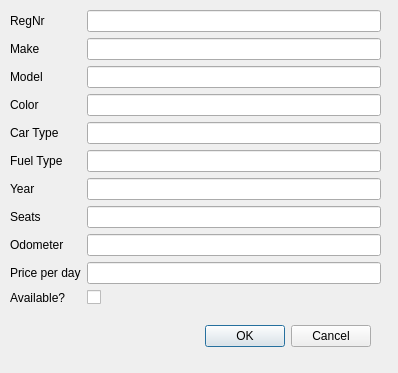
<?xml version="1.0" encoding="UTF-8"?>
<ui version="4.0">
 <class>CarDialog</class>
 <widget class="QDialog" name="CarDialog">
  <property name="geometry">
   <rect>
    <x>0</x>
    <y>0</y>
    <width>398</width>
    <height>373</height>
   </rect>
  </property>
  <property name="windowTitle">
   <string>Dialog</string>
  </property>
  <widget class="QDialogButtonBox" name="buttonBox">
   <property name="geometry">
    <rect>
     <x>30</x>
     <y>320</y>
     <width>341</width>
     <height>32</height>
    </rect>
   </property>
   <property name="orientation">
    <enum>Qt::Horizontal</enum>
   </property>
   <property name="standardButtons">
    <set>QDialogButtonBox::Cancel|QDialogButtonBox::Ok</set>
   </property>
  </widget>
  <widget class="QWidget" name="formLayoutWidget">
   <property name="geometry">
    <rect>
     <x>10</x>
     <y>10</y>
     <width>371</width>
     <height>301</height>
    </rect>
   </property>
   <layout class="QFormLayout" name="formLayout">
    <item row="1" column="0">
     <widget class="QLabel" name="MakeLabel">
      <property name="text">
       <string>Make</string>
      </property>
     </widget>
    </item>
    <item row="1" column="1">
     <widget class="QLineEdit" name="MakeLineEdit"/>
    </item>
    <item row="2" column="0">
     <widget class="QLabel" name="ModelLabel">
      <property name="text">
       <string>Model</string>
      </property>
     </widget>
    </item>
    <item row="2" column="1">
     <widget class="QLineEdit" name="ModelEdit"/>
    </item>
    <item row="4" column="0">
     <widget class="QLabel" name="CarTypeLabel">
      <property name="text">
       <string>Car Type</string>
      </property>
     </widget>
    </item>
    <item row="4" column="1">
     <widget class="QLineEdit" name="CarTypeEdit"/>
    </item>
    <item row="5" column="0">
     <widget class="QLabel" name="FuelTypeLabel">
      <property name="text">
       <string>Fuel Type</string>
      </property>
     </widget>
    </item>
    <item row="5" column="1">
     <widget class="QLineEdit" name="FuelTypeEdit"/>
    </item>
    <item row="6" column="0">
     <widget class="QLabel" name="YearLabel">
      <property name="text">
       <string>Year</string>
      </property>
     </widget>
    </item>
    <item row="6" column="1">
     <widget class="QLineEdit" name="YearEdit"/>
    </item>
    <item row="7" column="0">
     <widget class="QLabel" name="SeatsLabel">
      <property name="text">
       <string>Seats</string>
      </property>
     </widget>
    </item>
    <item row="7" column="1">
     <widget class="QLineEdit" name="SeatsLineEdit"/>
    </item>
    <item row="11" column="0">
     <widget class="QLabel" name="availabilityLabel">
      <property name="text">
       <string>Available?</string>
      </property>
     </widget>
    </item>
    <item row="11" column="1">
     <widget class="QCheckBox" name="availabilityCheckBox"/>
    </item>
    <item row="0" column="0">
     <widget class="QLabel" name="RegNrLabel">
      <property name="text">
       <string>RegNr</string>
      </property>
     </widget>
    </item>
    <item row="0" column="1">
     <widget class="QLineEdit" name="RegNrLineEdit"/>
    </item>
    <item row="3" column="0">
     <widget class="QLabel" name="ColorLabel">
      <property name="text">
       <string>Color</string>
      </property>
     </widget>
    </item>
    <item row="3" column="1">
     <widget class="QLineEdit" name="ColorLineEdit"/>
    </item>
    <item row="8" column="0">
     <widget class="QLabel" name="KmLabel">
      <property name="text">
       <string>Odometer</string>
      </property>
     </widget>
    </item>
    <item row="8" column="1">
     <widget class="QLineEdit" name="KmLineEdit"/>
    </item>
    <item row="9" column="0">
     <widget class="QLabel" name="PricePerDayLabel">
      <property name="text">
       <string>Price per day</string>
      </property>
     </widget>
    </item>
    <item row="9" column="1">
     <widget class="QLineEdit" name="PricePerDayLineEdit"/>
    </item>
   </layout>
  </widget>
 </widget>
 <tabstops>
  <tabstop>RegNrLineEdit</tabstop>
  <tabstop>MakeLineEdit</tabstop>
  <tabstop>ModelEdit</tabstop>
  <tabstop>ColorLineEdit</tabstop>
  <tabstop>CarTypeEdit</tabstop>
  <tabstop>FuelTypeEdit</tabstop>
  <tabstop>YearEdit</tabstop>
  <tabstop>SeatsLineEdit</tabstop>
  <tabstop>KmLineEdit</tabstop>
  <tabstop>PricePerDayLineEdit</tabstop>
  <tabstop>availabilityCheckBox</tabstop>
 </tabstops>
 <resources/>
 <connections>
  <connection>
   <sender>buttonBox</sender>
   <signal>accepted()</signal>
   <receiver>CarDialog</receiver>
   <slot>accept()</slot>
   <hints>
    <hint type="sourcelabel">
     <x>248</x>
     <y>254</y>
    </hint>
    <hint type="destinationlabel">
     <x>157</x>
     <y>274</y>
    </hint>
   </hints>
  </connection>
  <connection>
   <sender>buttonBox</sender>
   <signal>rejected()</signal>
   <receiver>CarDialog</receiver>
   <slot>reject()</slot>
   <hints>
    <hint type="sourcelabel">
     <x>316</x>
     <y>260</y>
    </hint>
    <hint type="destinationlabel">
     <x>286</x>
     <y>274</y>
    </hint>
   </hints>
  </connection>
 </connections>
</ui>
